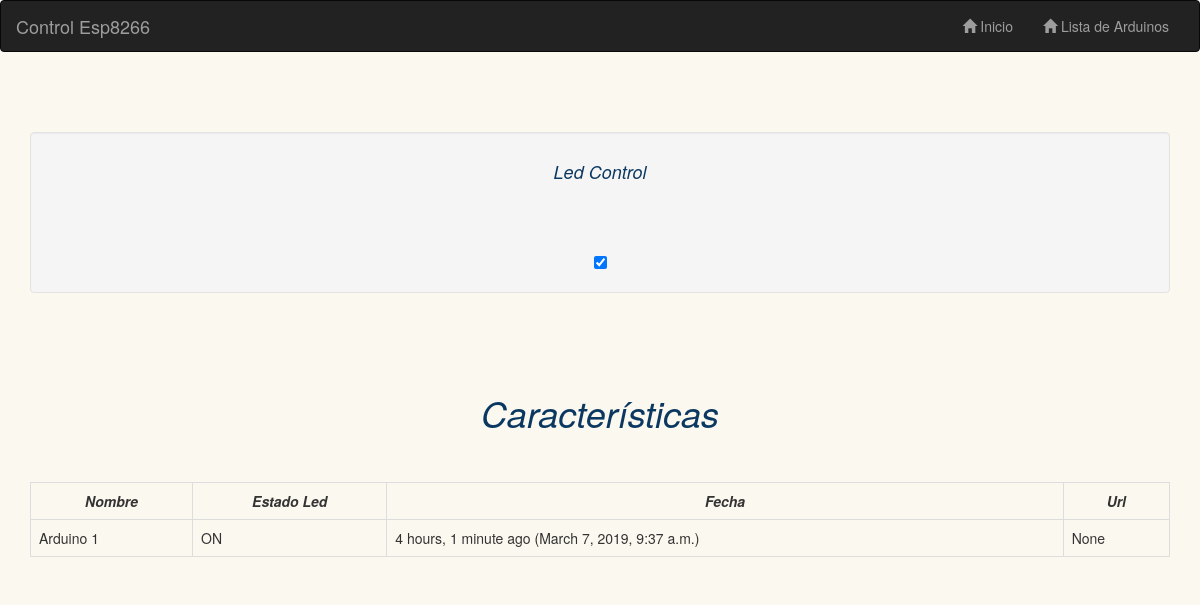
/1/, run on the app's committed database.
### blink/models.py (models this page shows, shortened)
class Arduino(models.Model):
    nombre = models.CharField(max_length=200 )
    estado = models.BooleanField()
    time = models.DateTimeField(auto_now=True, editable=True)
    url = models.CharField(max_length=200 , null = True, blank=True)

### blink/views.py (the view)
# urls.py: url(r'^(?P<id>\d+)/$', modo, name='modo')
def modo(request,id):
    arduino_history = Arduino.objects.filter(id=id)
    arduino_control = Arduino.objects.get(id=id)
    data = {'arduino_control' : arduino_control,
            'arduino_history' : arduino_history,
    }
    return render(request, 'blink/modo.html', data)

### blink/templates/blink/modo.html (shortened to what this page needs)
{% extends 'base.html' %}
{% block 'body' %}
<body style="background-color:#FBF8EF">
    <br><br><br>
    <div class="text-center">
            <div class="well text-center">
                <i><h4  style="color:#0B3861">Led Control </h4></i>
                <br>
                <br>
                <div >
                    <br>
                    <input id="set" type="checkbox" checked data-toggle="toggle" data-on="LED ON" data-off="LED OFF" data-onstyle="success" />
                </div>
            </div>
        </div>
    <br><br><br>
<center><i><h1 style="color:#0B3861">Características</h1></i></center>
<br><br>
<table class ="table table-hover table-bordered" id="myTable">
    <th class ="text-center" ><i> Nombre</i></th>
    <th class ="text-center"><i> Estado Led</i></th>
    <th class = "text-center"><i> Fecha</i></th>
    <th class = "text-center"><i> Url </i></th>
    {% for device in arduino_history%}
        <tr >
            <td>{{device.nombre}}</td>
            <td>{% if device.estado %}ON{% else %}OFF{% endif %}</td>
            <td>{{ device.time | timesince}} ago ({{ device.time }})</td>
            <td>{{device.url}}</td>
        </tr>
    {% endfor %}
</table>
</body>
{% endblock %}

### data on the page
Arduino: nombre "Arduino 1", estado "ON", time "4 hours, 1 minute", time "March 7, 2019, 9:37 a.m.", url "None"
